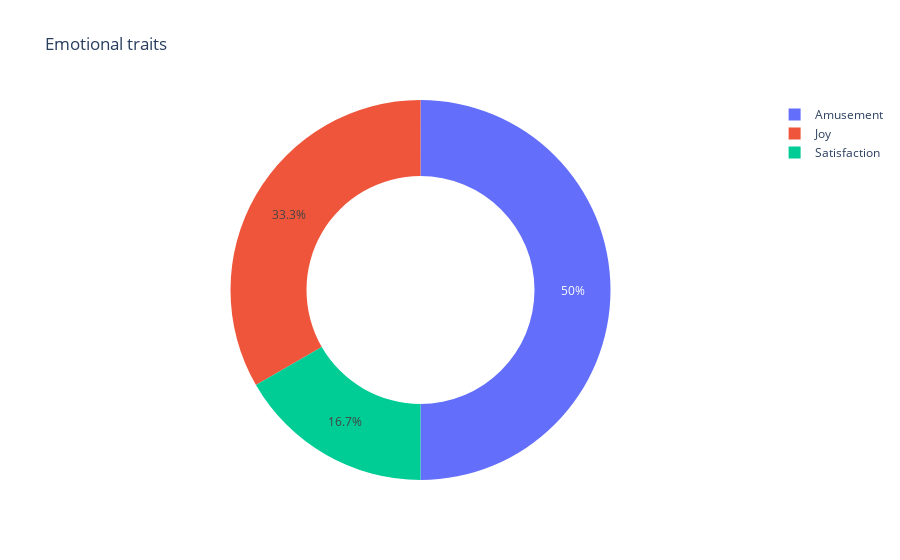

This figure's notebook cell:
### Code cell
fig.show()

### Figure 1 — Plotly figure (JSON) as saved in the notebook; plotly's stock layout.template omitted (floating-point values rounded to 4 significant figures)
{"data": [{"domain": {"x": [0, 1], "y": [0, 1]}, "hole": 0.6, "hovertemplate": "emotional_traits=%{label}<extra></extra>", "labels": ["Joy", "Joy", "Amusement", "Amusement", "Amusement", "Satisfaction"], "legendgroup": "", "name": "", "showlegend": true, "type": "pie"}], "layout": {"legend": {"tracegroupgap": 0}, "title": {"text": "Emotional traits"}}}
